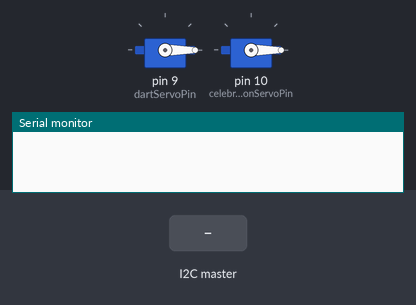
This sketch was run on a simulated Arduino Uno, built with avr-gcc and run on an emulated ATmega328P. On the bench: 2 × servo, the last lines printed to the serial monitor. The inputs (shaded band) are chosen by the test bench.

Above: at 1.2 s.
1.3 s: the I2C master sends the byte 1
At 2.7 s:
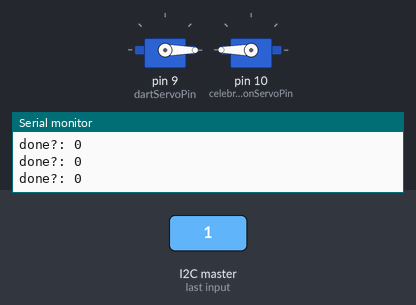
4.3 s: the I2C master sends the byte 2
At 5.8 s:
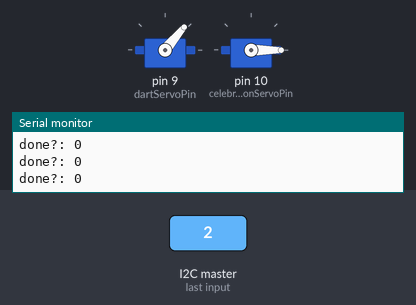
Timing chart, 0 to 7.9 s (numbered marks = the images above; inputs shaded):
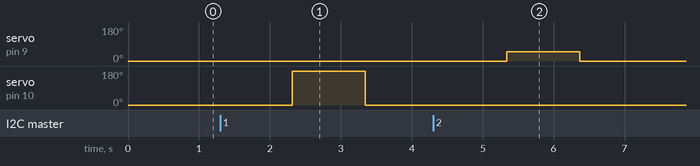

Measured:
- after the input at 1.3 s, servo on pin 10 (celebrationServoPin): 0° → 180° after 1.0 s, → 0° 1.0 s later
- after the input at 4.3 s, servo on pin 9 (dartServoPin): 0° → 50° after 1.0 s, → 0° 1.0 s later; servo on pin 10 (celebrationServoPin): stays 0° (without the input it goes to 180° after 0.06 s)

The sketch:

servo_driver.ino
```cpp
#include <Wire.h>
#include <Servo.h>
#define FOLLOWER_ADDRESS 0x60

/*
This is the follower code for executing servo dart deployment and celebration.
Requires the leader code found in robot_driver.ino
*/

// Servo
const int dartServoPin = 9;
const int celebrationServoPin = 10;
Servo dartServo;
Servo celebrationServo;
const int goTime = 1000;
unsigned long lastTime;
bool first = true;
bool next = false;
bool last = false;

// Communication
int msgIn = 0;
int msgOut = 0;

void setup() {
  Serial.begin(9600);
  dartServo.attach(dartServoPin);
  celebrationServo.attach(celebrationServoPin);

  // Start the I2C Bus as follower on address 9
  Wire.begin(FOLLOWER_ADDRESS);
  // Attach a function to trigger when info is received from leader
  Wire.onReceive(receiveEvent);
  // Attach a function to signal when leader requests info from follower
  Wire.onRequest(requestEvent);

  dartServo.write(0);
  celebrationServo.write(0);
}

void loop() {
  if (msgIn == 1) {
    touchTheButt();
    Serial.print("done?: ");
    Serial.println(msgOut);
  }
  else if (msgIn == 2) {
    dispense();
    Serial.print("done?: ");
    Serial.println(msgOut);
  }
}

void receiveEvent(int input) {
  Serial.print("received ");
  if(Wire.available() != 0) {
    msgIn = Wire.read();    // read one character from the I2C
    Serial.println(msgIn);
    lastTime = millis();
  }
}

void touchTheButt() {
//  Serial.println("touching the butt");
  if (first && (millis() - lastTime > goTime)) { // give time to move to open
    Serial.println("MOVE BITCH");
    celebrationServo.write(180);

    first = false;
    next = true;
    last = false;
    lastTime = millis();
  }
  if (next && (millis() - lastTime > goTime)) { // give time to move to closed
    Serial.println("GETOUT THEWAY");
    celebrationServo.write(0);

    first = false;
    next = false;
    last = true;
    lastTime = millis();
  }
  if (last && (millis() - lastTime > goTime)) { // give time to move to closed
    Serial.println("AH");
    celebrationServo.write(180);

    msgOut = 1;   // tell leader finished
    msgIn = 0;    // don't run again

    first = true;
    next = false;
    last = false;
  }
}

void dispense() {
  if (!next && (millis() - lastTime > goTime)) { // give time to move to open
    Serial.println("THE PARTY DONT START");
    dartServo.write(50);

    next = true;
    lastTime = millis();
  }
  else if (next && (millis() - lastTime > goTime)) { // give time to move to closed
    Serial.println("TIL I WALK IN");
    dartServo.write(0);

    msgOut = 2;   // tell leader finished
    msgIn = 0;    // don't run again
    next = false;
    lastTime = millis();
  }
}

void requestEvent() {
  Serial.print("Request from Leader. Sending: ");
  Serial.println(msgOut);
  Wire.write(msgOut);
  msgOut = 0;
}
```
